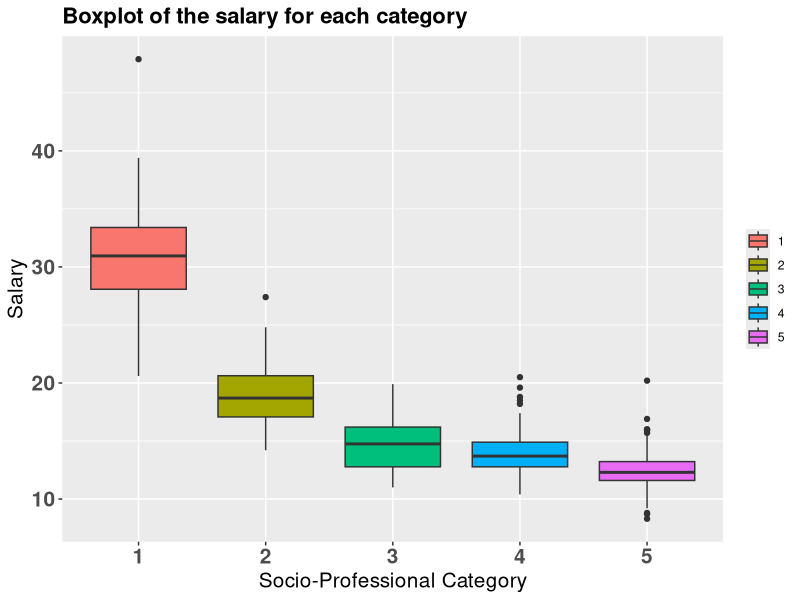
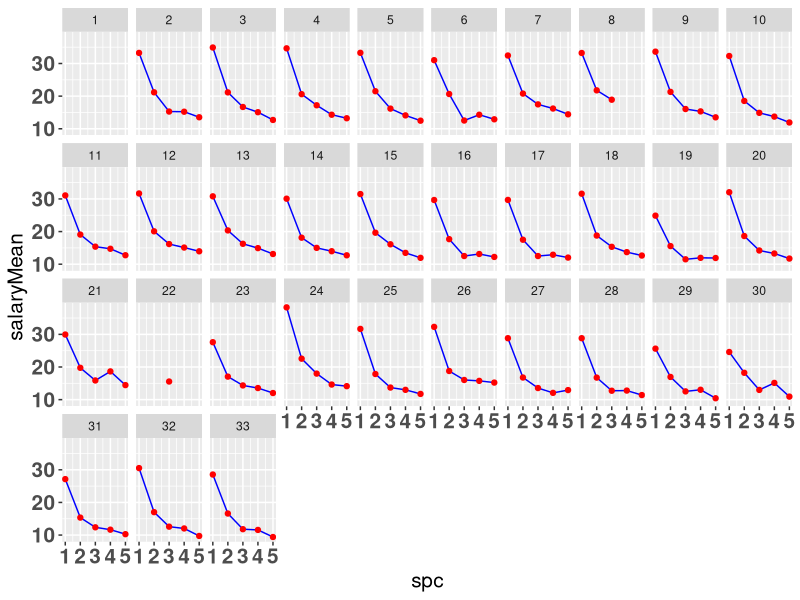
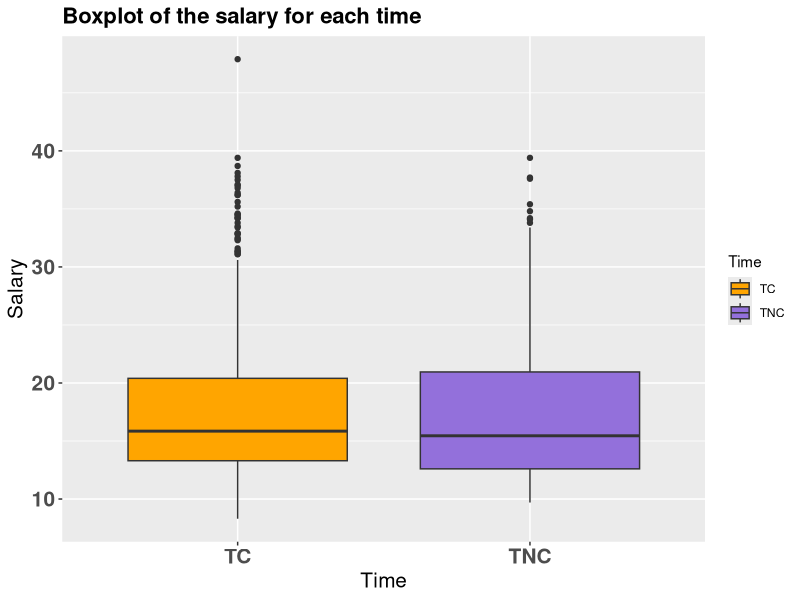
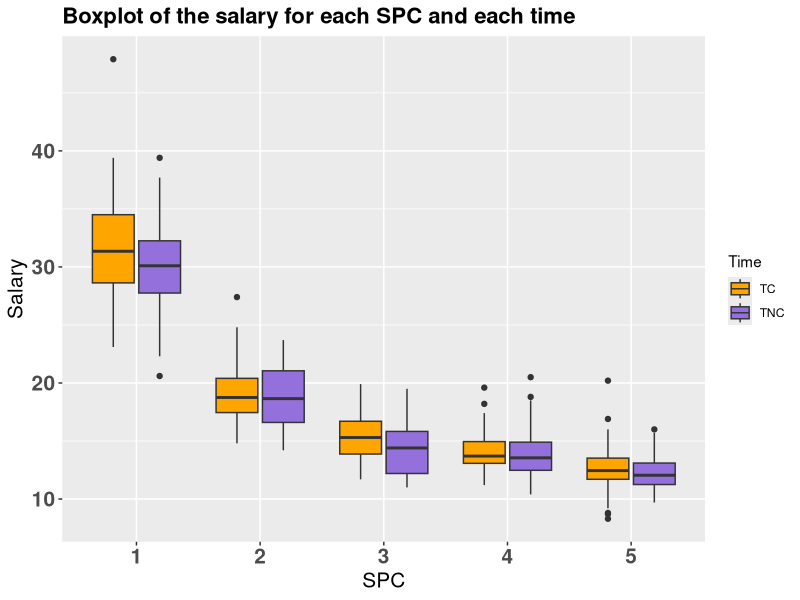

Write the R code that produced these figures, in order. (Note: this script raises an error after producing the figures.)
# Packages ----------------------------------------------------------------

library("ggplot2")


# Data --------------------------------------------------------------------

data <- read.csv2("Data/data.csv",header=TRUE)
data <- subset(data,time!="TP")

data1 <- data[rep(1:nrow(data),each=5),]
data2 <- data.frame(data$X1,data$X2,data$X3,data$X4,data$X5)
data3 <- data.frame(data1$id,data1$time,data1$sexe)

vec <- NULL
for(i in 1:nrow(data2)){
  vec1 <- data2[i,]
  vec <- c(vec,t(vec1))
}

vec <- as.data.frame(vec)
data4 <- data.frame(data3,vec)
cat <- c(rep(c(1,2,3,4,5),132))

data <- data.frame(data4,cat)
colnames(data) <- c("id","time","sexe","salary","spc")
attach(data)
salary<-as.numeric(salary)

# Descriptive analysis ----------------------------------------------------

theme <- theme(plot.title = element_text(size=16, face="bold"), axis.title.x = element_text(
              size=15), axis.title.y = element_text(size=15), axis.text.x = element_text(
              size=15, face="bold"),axis.text.y = element_text(size=15, face="bold"))

# SPC
ggplot(data, aes(factor(spc), salary)) + geom_boxplot(aes(fill = factor(spc))) + 
  xlab("Socio-Professional Category") + ylab("Salary") + guides(fill=guide_legend(title=NULL)) + 
  ggtitle("Boxplot of the salary for each category") + theme

datamean <- aggregate(data.frame(salaryMean = data$salary), by = list(id = data$id, spc = data$spc), 
                      mean)

ggplot(datamean, aes(spc, salaryMean)) + facet_wrap(facets=~ id, ncol=10) + 
  geom_line(colour="blue") + geom_point(colour="red") + theme

# Time
ggplot(data, aes(factor(time), salary)) + geom_boxplot(aes(fill = factor(time))) +
  labs(x="Time", y="Salary", title="Boxplot of the salary for each time") + theme +
  scale_fill_manual(name="Time", values=c("orange", "mediumpurple"), labels=c("0"="Part-time", 
  "1"="Full-time"))
  
ggplot(data, aes(factor(spc), salary)) + geom_boxplot(aes(fill = factor(time))) +
  labs(x="SPC", y="Salary", title="Boxplot of the salary for each SPC and each time") + 
  theme + scale_fill_manual(name="Time", values=c("orange", "mediumpurple"), labels=c("0"="Part-time", 
  "1"="Full-time"))

# TODO: test whether time1>time0 or not.

# Sexe
data.m <- aggregate(data.frame(salary.m = data$salary), by = list(sexe = data$sexe, 
                    spc = data$spc,time = data$time), mean, na.rm=TRUE)

ggplot(subset(data.m,time==0),aes(x=factor(sexe),y=salary.m,fill=factor(sexe))) + 
  geom_bar(stat = "identity") + facet_wrap(~ spc) + 
  labs(title="Mean salary by gender and spc at time=0 (Part-Time)", x="Sexe", y="Mean salary") +
  scale_fill_discrete(name="Gender",  labels=c("Female", "Male"),guide = guide_legend(reverse=TRUE)) + 
  theme(plot.title = element_text(size=16, face="bold"), legend.title = element_text(colour="black",
  size=18, face="bold"),legend.position=c(.85,.15),legend.background = element_rect(size=25),
  legend.text = element_text(size = 16))
 
ggplot(subset(data.m,time==0),aes(x=factor(sexe),y=salary.m,fill=factor(sexe))) + 
  geom_bar(stat = "identity") + facet_wrap(~ spc) + 
  labs(title="Mean salary by gender and spc at time=1 (Full Time)", x="Sexe", y="Mean salary") +
  scale_fill_discrete(name="Gender",  labels=c("Female", "Male"),guide = guide_legend(reverse=TRUE)) + 
  theme(plot.title = element_text(size=16, face="bold"),legend.title = element_text(colour="black",
  size=18, face="bold"),legend.position=c(.85,.15),legend.background = element_rect(size=25),
  legend.text = element_text(size = 16))

ggplot(data.m,aes(x=factor(sexe),y=salary.m,fill=factor(sexe))) + geom_bar(stat = "identity") + 
  facet_wrap(~ spc) + labs(title="Mean salary by gender and spc", x="Sexe", y="Mean salary") + 
  scale_fill_discrete(name="Gender",labels=c("Female","Male"),guide = guide_legend(reverse=TRUE)) +
  theme(plot.title = element_text(size=16, face="bold"),legend.title = element_text(colour="black",
  size=18, face="bold"),legend.position=c(.85,.15),legend.background = element_rect(size=25),
  legend.text = element_text(size = 16))


# TODO: test whether sexe1>sexe0 or not.

# Missings ----------------------------------------------------------------

dataMissing <- data[which(is.na(data$salary)),]

length(dataMissing)

id1 <- data[which(data$id==1),]
# Missing in the data
id8 <- data[which(data$id==8),]
# Secret data
id22 <- data[which(data$id==22),]
# Missing in the data
